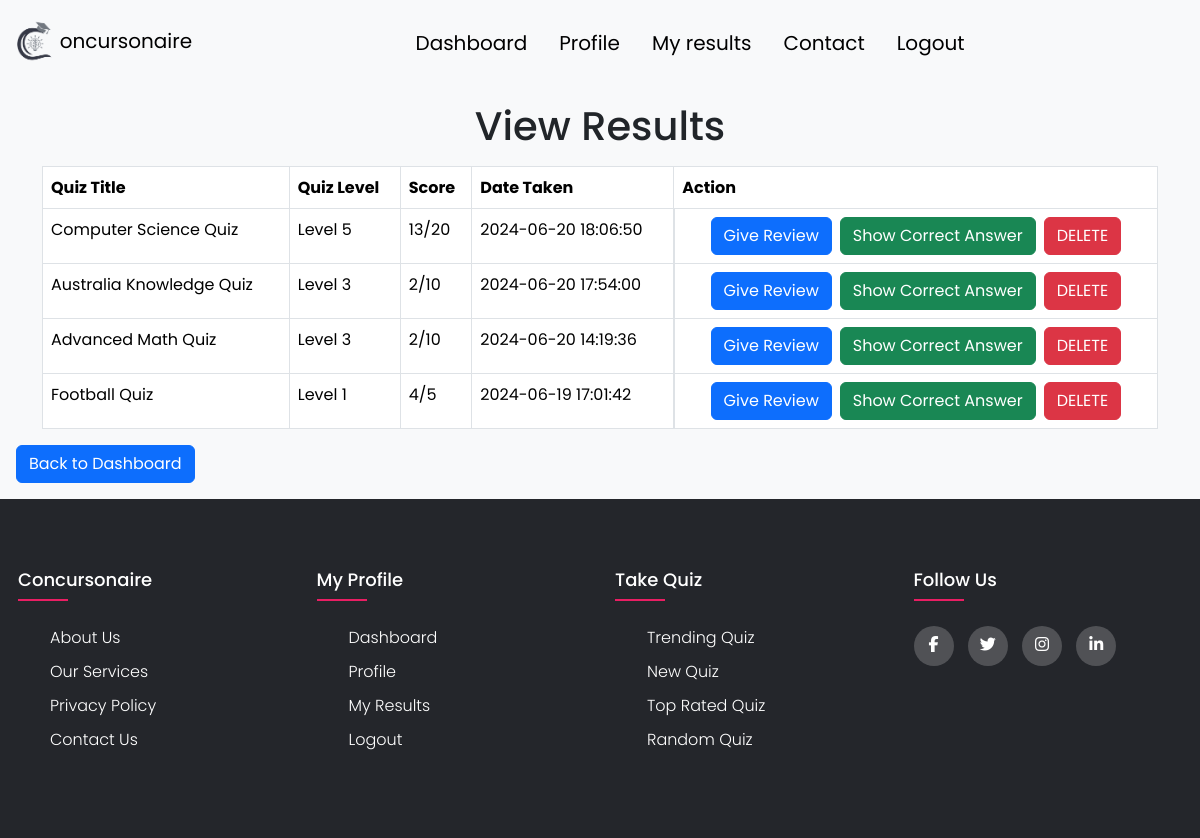
The app's page /public/quiz/result (signed in) with its own data.
### tables this page shows
CREATE TABLE `attempt` (
  `quiz_id` int(11) NOT NULL,
  `student_id` int(11) NOT NULL,
  `marks` int(11) NOT NULL DEFAULT 0,
  `created_at` timestamp NOT NULL DEFAULT current_timestamp(),
  `id` int(11) NOT NULL
);

CREATE TABLE `quiz` (
  `id` int(11) NOT NULL,
  `title` varchar(255) NOT NULL,
  `user_id` int(11) NOT NULL,
  `subject` varchar(50) DEFAULT NULL,
  `level` int(5) NOT NULL,
  `created_at` timestamp NOT NULL DEFAULT current_timestamp(),
  `updated_at` timestamp NOT NULL DEFAULT current_timestamp(),
  `description` text DEFAULT NULL
);

### app/core/Controller.php (called while the page is built, shortened)
<?php
class Controller{
    public function model($model){
        return new $model();
    }
    public function view($view,$data=[]){
        require_once "../app/views/".$view.".php";
    }
}

### app/core/App.php (called while the page is built, shortened)
<?php
class App{
    protected $method = "index";
    public function __construct(){
       $url = $this->parseUrl();
       if(file_exists('../app/controller/'.$url[0].'.php')){
            unset($url[0]);
       }
        $this->controller = new $this->controller;
        if(isset($url[1])){
            if(method_exists($this->controller,$url[1])){
                $this->method = $url[1];
                unset($url[1]);
            }
        }
        $this->params = $url ? array_values($url):[];
        call_user_func_array([$this->controller,$this->method],$this->params);
    }
    public function parseUrl(){
        if(isset($_GET['url'])){
            return $url = explode('/',filter_var(rtrim($_GET['url'],'/')),FILTER_SANITIZE_URL);
        }
    }
}

### public/index.php (called while the page is built)
<?php
require_once "../app/init.php";
$app = new App;

### app/core/Model.php (called while the page is built, shortened)
<?php
class Model {
    public function __construct() {
        $this->db = new mysqli('localhost', 'root', '', '23189617');
    }
}
?>

### app/model/Quizs.php (called while the page is built, shortened)
<?php
class Quizs extends Model {
    public function getResultsByUserId($user_id) {
        $stmt = $this->db->prepare("
            SELECT
                q.title,
                q.level,
                q.id AS quiz_id,
                a.marks AS score,
                a.created_at AS date_taken,
                a.id as id,
                COUNT(ques.id) AS total_questions
            FROM
                attempt a
            JOIN
                quiz q ON a.quiz_id = q.id
            JOIN
                question ques ON q.id = ques.quiz_id
            WHERE
                a.student_id = ?
            GROUP BY
                q.title, a.marks, a.created_at
            ORDER BY
                a.created_at DESC
        ");
        $stmt->bind_param('i', $user_id);
        if (!$stmt->execute()) {
            die('Execute failed: ' . htmlspecialchars($stmt->error));
        }
        $result = $stmt->get_result();
        $results = $result->fetch_all(MYSQLI_ASSOC);
        return $results;
    }
}

### app/views/quiz/view.php (the view, shortened to what this page needs)
<!DOCTYPE html>
<html lang="en">
<head>
    <link rel="stylesheet" href="../css/style.css">
    <link rel="stylesheet" href="../css/footer.css">
</head>
<body>
    <h1 class="text-center my-3">View Results</h1>
    <div class="container">
        <?php if (isset($data['results']) && count($data['results']) > 0): ?>
            <table class="table table-bordered">
                <thead>
                    <tr>
                        <th>Quiz Title</th>
                        <th>Quiz Level</th>
                        <th>Score</th>
                        <th>Date Taken</th>
                        <th>Action</th>
                    </tr>
                </thead>
                <tbody>
                    <?php foreach ($data['results'] as $result):?>
                        <tr>
                            <td><?php echo htmlspecialchars($result['title']); ?></td>
                            <td>Level <?php echo htmlspecialchars($result['level']); ?></td>
                            <td><?php echo htmlspecialchars($result['score'].'/'.$result['total_questions']); ?></td>
                            <td><?php echo htmlspecialchars($result['date_taken']); ?></td>
                            <td class="d-flex action justify-content-center">
                                <div>
                                    <button class="btn btn-primary" data-bs-toggle="modal" data-bs-target="#reg-modal">Give Review</button>
                                </div>
                                <form method="post" class="d-flex action justify-content-end">
                                    <button type="submit" class="btn btn-success mx-2" name="show">Show Correct Answer</button>
                                    <button type="submit" class="btn btn-danger " name="delete">DELETE</button>
                                </form>
                            </td>
                        </tr>
                    <?php endforeach; ?>
                </tbody>
            </table>
        <?php else: ?>
            <p>No results found.</p>
        <?php endif; ?>
    </div>
    <div class="m-3">
        <a href="/Concursonaire/public/dashboard" class="btn text-white btn-primary">Back to Dashboard</a>
    </div>
</body>
</html>

### public/css/style.css (style rules this page uses)
body { background-color:#f8f9fa !important; }
a { color: black !important; }

### public/css/footer.css (style rules this page uses)
body { line-height: 1.5; font-family: 'Poppins', sans-serif; }
* { margin:0; padding:0; box-sizing: border-box; }

### records on screen
attempt: quiz.title "Computer Science Quiz", quiz.level "5", total_questions "13/20", created_at "2024-06-20 18:06:50"
attempt: quiz.title "Australia Knowledge Quiz", quiz.level "3", total_questions "2/10", created_at "2024-06-20 17:54:00"
attempt: quiz.title "Advanced Math Quiz", quiz.level "3", total_questions "2/10", created_at "2024-06-20 14:19:36"
attempt: quiz.title "Football Quiz", quiz.level "1", total_questions "4/5", created_at "2024-06-19 17:01:42"
